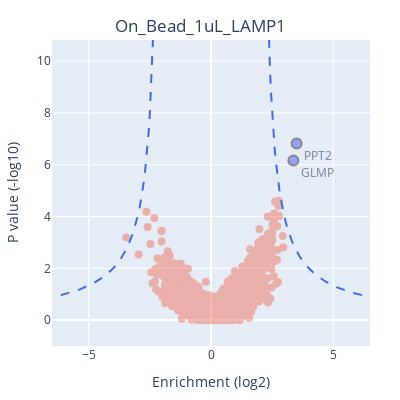

The notebook cell this image was saved under:
### Markdown cell above
### Volcano plot!

### Code cell
imp.reload(pv)
pv.simple_volcano(master, 'On_Bead_1uL_LAMP1', [4,2], width=400, height=400)

### Figure 1 — Plotly figure (JSON) as saved in the notebook; plotly's stock layout.template omitted (floating-point values rounded to 4 significant figures; data arrays with more than 128 entries replaced by an {"elided": "..."} marker saying what was removed)
{"data": [{"marker": {"line": {"width": 2}, "size": 10}, "mode": "markers+text", "opacity": 0.6, "text": ["GLMP", "PPT2"], "textposition": "bottom right", "type": "scatter", "x": [3.369, 3.504], "y": [6.161, 6.817]}, {"marker": {"size": 8}, "mode": "markers", "opacity": 0.4, "text": {"elided": "3864 str values"}, "type": "scatter", "x": {"elided": "3864 float values"}, "y": {"elided": "3864 float values"}}, {"line": {"color": "royalblue", "dash": "dash"}, "mode": "lines", "type": "scatter", "x": {"elided": "400 float values"}, "y": {"elided": "400 float values"}}], "layout": {"height": 400, "margin": {"b": 20, "l": 30, "r": 30, "t": 40}, "showlegend": false, "title": {"text": "On_Bead_1uL_LAMP1", "x": 0.5, "y": 0.95}, "width": 400, "xaxis": {"range": [-6.504, 6.504], "title": {"text": "Enrichment (log2)"}}, "yaxis": {"range": [-1, 10.82], "title": {"text": "P value (-log10)"}}}}
